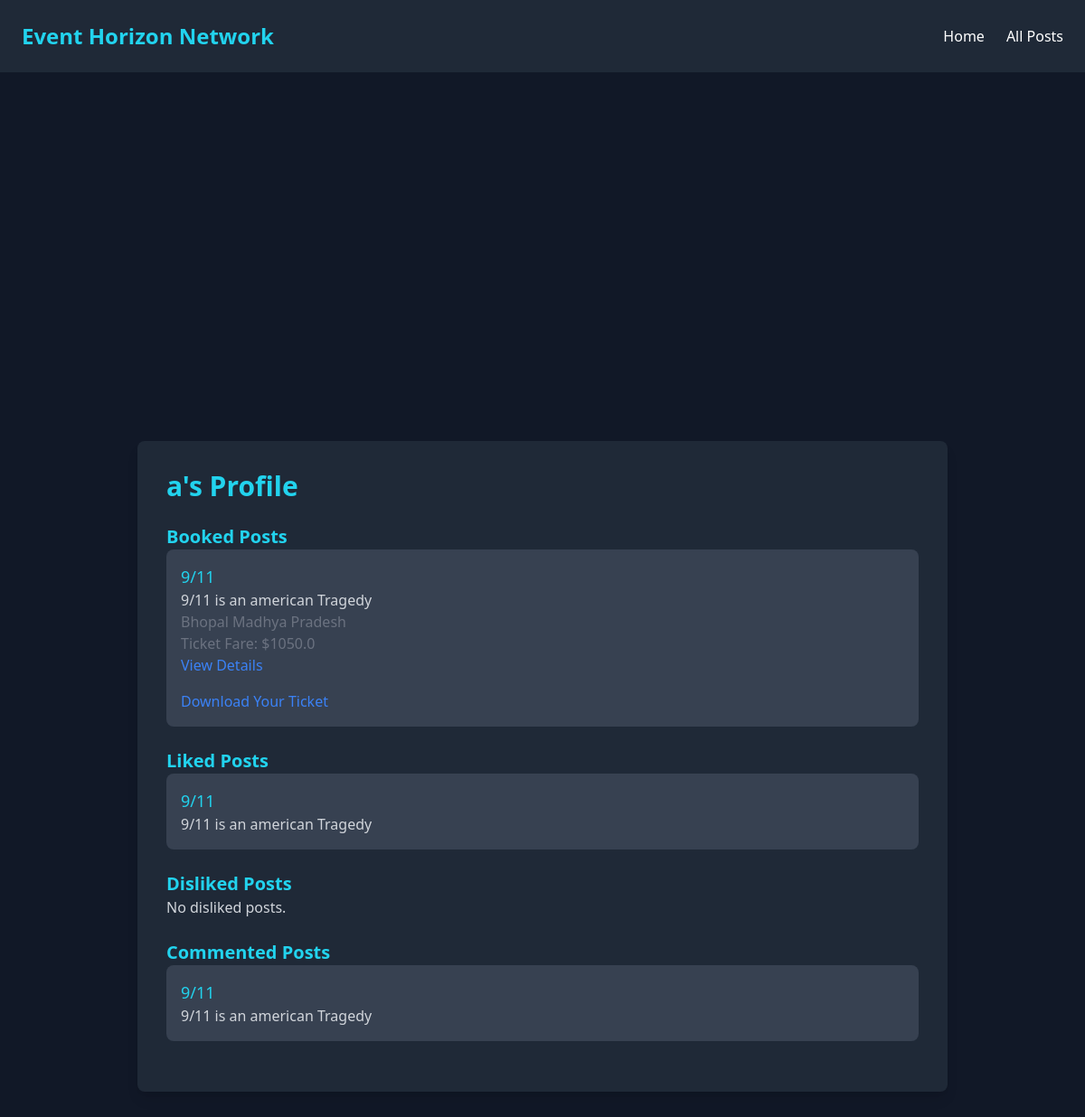
The page /profile (signed in) on the database its author committed.
### a/models.py (models this page shows)
class Post(models.Model):
    title = models.CharField(max_length=300)
    description = models.TextField()
    location = models.TextField()
    Ticket_fare = models.IntegerField()
    author = models.ForeignKey(User,on_delete=models.CASCADE)
    created_at = models.DateTimeField(auto_now_add=True)
    event_date = models.DateTimeField(default=timezone.now())
    status = models.TextField(default="upcoming")

class Ticket(models.Model):
    platform_fees = 5
    event = models.ForeignKey(Post,on_delete=models.CASCADE,related_name="ticket")
    buyer = models.ForeignKey(User,on_delete=models.CASCADE)
    purchased_at = models.DateTimeField(auto_now_add=True)
    total_price = models.DecimalField(max_digits=10,decimal_places=2)

### a/views.py (the view)
# urls.py: path("profile",views.profile,name="profile"),
@login_required
def profile(request):
    user = request.user
    user_type = Usertype.objects.get(user=user).user_type
    liked_posts = Post.objects.filter(likes__author=user)
    disliked_posts = Post.objects.filter(dislikes__author=user)
    commented_posts = Post.objects.filter(comments__author=user)
    hosted_events = Post.objects.filter(author=user) if user_type == 'host' else None
    booked_posts = Post.objects.filter(ticket__buyer=user)
    for post in booked_posts:
        margin = Ticket.platform_fees/100
        post.adjusted_ticket_fare = (post.Ticket_fare * margin) + post.Ticket_fare
    return render(request, 'a/profile.html', {
        'liked_posts': liked_posts,
        'disliked_posts': disliked_posts,
        'commented_posts': commented_posts,
        'hosted_events': hosted_events,
        'user_type': user_type,
        'booked_posts':booked_posts
    })

### a/templates/a/profile.html (shortened to what this page needs)
<!DOCTYPE html>
<html lang="en">
<head>
    <script src="https://cdn.tailwindcss.com"></script>
</head>
<body class="bg-gray-900 text-white">
    <nav class="flex justify-between items-center p-6 bg-gray-800 shadow-lg">
        <div class="text-2xl font-bold text-cyan-400">Event Horizon Network</div>
        <div class="flex space-x-6">
            <a href="/" class="text-white cursor-pointer hover:text-cyan-400 transition duration-300">Home</a>
            <a href="/posts" class="text-white cursor-pointer hover:text-cyan-400 transition duration-300">All Posts</a>
        </div>
    </nav>
    <div class="min-h-screen bg-gray-900 text-white flex items-center justify-center p-6">
        <div class="bg-gray-800 p-8 rounded-lg shadow-lg w-full max-w-4xl">
            <h2 class="text-3xl font-bold text-cyan-400 mb-6">{{ user.username }}'s Profile</h2>
            <div class="mb-6">
                <h3 class="text-xl font-semibold text-cyan-400">Booked Posts</h3>
                <div class="space-y-4">
                    {% for post in booked_posts %}
                        <div class="bg-gray-700 p-4 rounded-lg">
                            <h4 class="text-lg text-cyan-400">{{ post.title }}</h4>
                            <p class="text-gray-300">{{ post.description }}</p>
                            <p class="text-gray-500">{{ post.location }}</p>
                            <p class="text-gray-500">Ticket Fare: ${{ post.adjusted_ticket_fare }}</p>
                            <a href="{% url 'elaborate' post.id %}" class="text-blue-500">View Details</a> <br>
                            {% for ticket in post.ticket.all %}
                            {% if ticket.buyer == user %}
                                <a href="{% url 'download_ticket' ticket.id %}" class="text-blue-500 mt-4 inline-block">Download Your Ticket</a><br>
                            {% endif %}
                        {% endfor %}
                        </div>
                    {% empty %}
                        <p class="text-gray-300">No booked posts.</p>
                    {% endfor %}
                </div>
            </div>
            <div class="mb-6">
                <h3 class="text-xl font-semibold text-cyan-400">Liked Posts</h3>
                <div class="space-y-4">
                    {% for post in liked_posts %}
                    <a href="{% url 'elaborate' id=post.id %}">
                        <div class="bg-gray-700 p-4 rounded-lg">
                            <h4 class="text-lg text-cyan-400">{{ post.title }}</h4>
                            <p class="text-gray-300">{{ post.description }}</p>
                        </div>
                        </a>
                    {% empty %}
                        <p class="text-gray-300">No liked posts.</p>
                    {% endfor %}
                </div>
            </div>
            <div class="mb-6">
                <h3 class="text-xl font-semibold text-cyan-400">Disliked Posts</h3>
                <div class="space-y-4">
                    {% for post in disliked_posts %}
                    <a href="{% url 'elaborate' id=post.id %}">
                        <div class="bg-gray-700 p-4 rounded-lg">
                            <h4 class="text-lg text-cyan-400">{{ post.title }}</h4>
                            <p class="text-gray-300">{{ post.description }}</p>
                        </div>
                        </a>
                    {% empty %}
                        <p class="text-gray-300">No disliked posts.</p>
                    {% endfor %}
                </div>
            </div>
            <div class="mb-6">
                <h3 class="text-xl font-semibold text-cyan-400">Commented Posts</h3>
                <div class="space-y-4">
                    {% for post in commented_posts %}
                    <a href="{% url 'elaborate' id=post.id %}">
                        <div class="bg-gray-700 p-4 rounded-lg">
                            <h4 class="text-lg text-cyan-400">{{ post.title }}</h4>
                            <p class="text-gray-300">{{ post.description }}</p>
                        </div>
                        </a>
                    {% empty %}
                        <p class="text-gray-300">No commented posts.</p>
                    {% endfor %}
                </div>
            </div>
        </div>
    </div>
</body>
</html>

### rows shown on the page
Post: title "9/11", description "9/11 is an american Tragedy", location "Bhopal Madhya Pradesh", adjusted_ticket_fare "1050.0"
Ticket: shows "Download Your Ticket"

### other values the page prints
{{ user.username }} "a"
